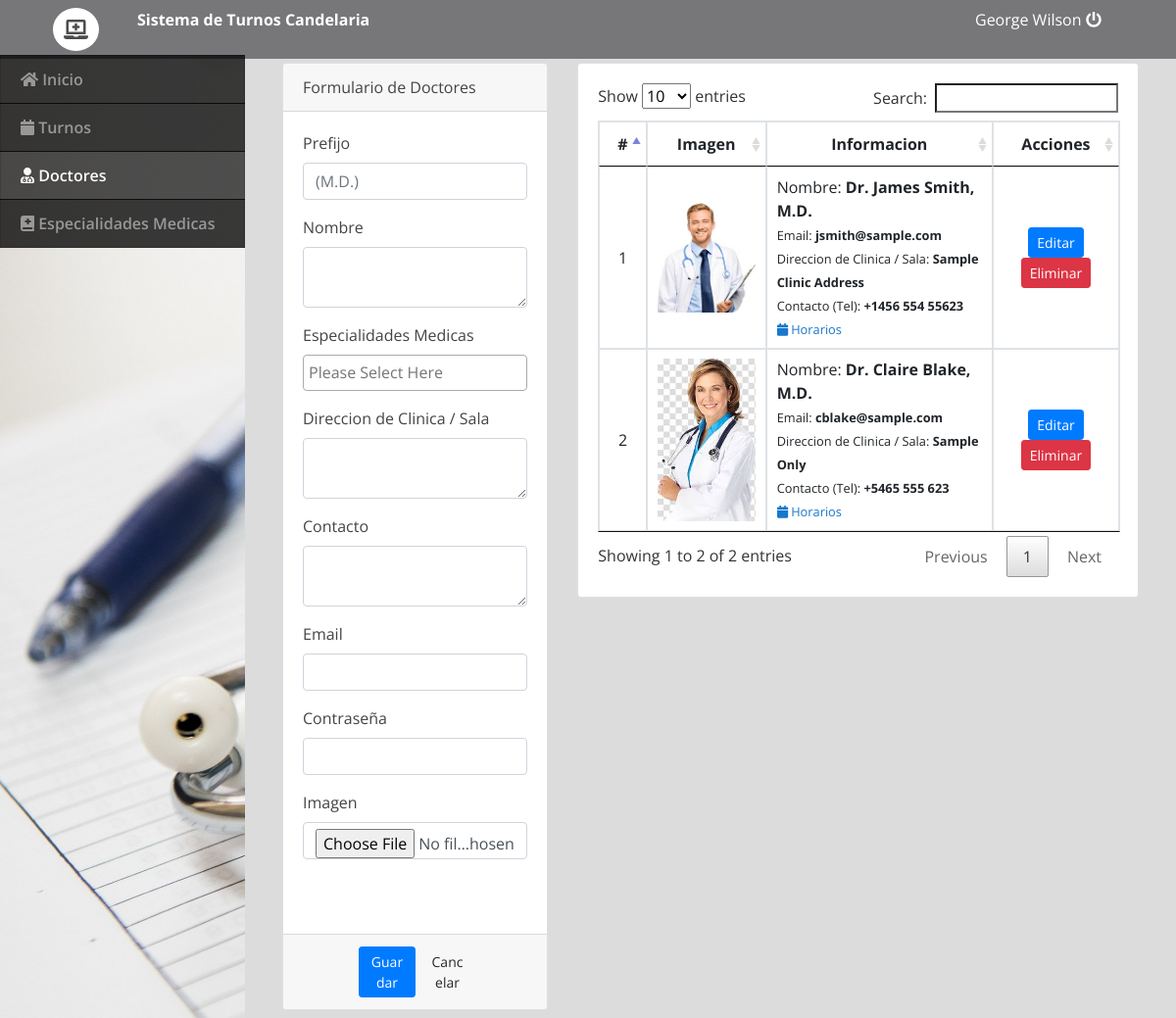
Screenshot of /admin/index.php?page=doctors (signed in) with the database file from the repository.
### tables this page shows
CREATE TABLE `doctors_list` (
  `id` int(30) NOT NULL,
  `name` text NOT NULL,
  `name_pref` varchar(100) NOT NULL,
  `clinic_address` text NOT NULL,
  `contact` text NOT NULL,
  `email` text NOT NULL,
  `specialty_ids` text NOT NULL,
  `img_path` text NOT NULL,
  `date_created` datetime NOT NULL DEFAULT current_timestamp()
);

### admin/doctors.php (the view, shortened to what this page needs)
<?php include('db_connect.php');?>
<div class="container-fluid">
	<div class="col-lg-12">
		<div class="row">
			<div class="col-md-4">
			<form action="" id="manage-doctor">
				<div class="card">
					<div class="card-header">
						   Formulario de Doctores
				  	</div>
					<div class="card-body">
							<div class="form-group">
								<label for="" class="control-label">Prefijo</label>
								<input type="text" class="form-control" name="name_pref" placeholder="(M.D.)" required="">
							</div>
							<div class="form-group">
								<label class="control-label">Nombre</label>
								<textarea name="name" id="" cols="30" rows="2" class="form-control" required=""></textarea>
							</div>
							<div class="form-group">
								<label class="control-label">Especialidades Medicas</label>
							</div>
							<div class="form-group">
								<label class="control-label">Direccion de Clinica / Sala</label>
								<textarea name="clinic_address" id="" cols="30" rows="2" class="form-control" required=""></textarea>
							</div>
							<div class="form-group">
								<label for="" class="control-label">Contacto</label>
								<textarea name="contact" id="" cols="30" rows="2" class="form-control" required=""></textarea>
							</div>
							<div class="form-group">
								<label for="" class="control-label">Email</label>
								<input type="email" class="form-control" name="email" required="">
							</div>
							<div class="form-group">
								<label for="" class="control-label">Contraseña</label>
								<input type="password" class="form-control" name="password" >
							</div>
							<div class="form-group">
								<label for="" class="control-label">Imagen</label>
								<input type="file" class="form-control" name="img" onchange="displayImg(this,$(this))">
							</div>
							<div class="form-group">
							</div>
					</div>
					<div class="card-footer">
						<div class="row">
							<div class="col-md-12">
								<button class="btn btn-sm btn-primary col-sm-3 offset-md-3"> Guardar</button>
								<button class="btn btn-sm btn-default col-sm-3" type="button" onclick="_reset()"> Cancelar</button>
							</div>
						</div>
					</div>
				</div>
			</form>
			</div>
			<div class="col-md-8">
				<div class="card">
					<div class="card-body">
						<table class="table table-bordered table-hover">
							<thead>
								<tr>
									<th class="text-center">#</th>
									<th class="text-center">Imagen</th>
									<th class="text-center">Informacion</th>
									<th class="text-center">Acciones</th>
								</tr>
							</thead>
							<tbody>
								<?php
								$i = 1;
								$cats = $conn->query("SELECT * FROM doctors_list order by id asc");
								while($row=$cats->fetch_assoc()):
								?>
								<tr>
									<td class="text-center"><?php echo $i++ ?></td>
									<td class="text-center">
										<img src="../assets/img/<?php echo $row['img_path'] ?>" alt="">
									</td>
									<td class="">
										 <p>Nombre: <b><?php echo "Dr. ".$row['name'].', '.$row['name_pref'] ?></b></p>
										 <p><small>Email: <b><?php echo $row['email'] ?></b></small></p>
										 <p><small>Direccion de Clinica / Sala: <b><?php echo $row['clinic_address'] ?></b></small></p>
										 <p><small>Contacto (Tel): <b><?php echo $row['contact'] ?></b></small></p>
										 <p><small><a href="javascript:void(0)" class="view_schedule" data-id="<?php echo $row['id'] ?>" data-name="<?php echo "Dr. ".$row['name'].', '.$row['name_pref'] ?>"><i class='fa fa-calendar'></i> Horarios</a></b></small></p>
									</td>
									<td class="text-center">
										<button class="btn btn-sm btn-primary edit-doctor" type="button" data-id="<?php echo $row['id'] ?>" data-name="<?php echo $row['name'] ?>" data-name_pref="<?php echo $row['name_pref'] ?>" data-clinic_address="<?php echo $row['clinic_address'] ?>" data-contact="<?php echo $row['contact'] ?>"  data-img_path="<?php echo $row['img_path'] ?>" data-specialty_ids="<?php echo $row['specialty_ids'] ?>" data-email="<?php echo $row['email'] ?>">Editar</button>
										<button class="btn btn-sm btn-danger delete_doctor" type="button" data-id="<?php echo $row['id'] ?>">Eliminar</button>
									</td>
								</tr>
								<?php endwhile; ?>
							</tbody>
						</table>
					</div>
				</div>
			</div>
		</div>
	</div>
</div>

### admin/assets/css/style.css (style rules this page uses)
body { font-family: "Open Sans", sans-serif; color: #444444; width: 100%; height: calc(100%); }
a { color: #1977cc; }

### admin/index.php (style rules this page uses)
body { background: #80808045; }

### admin/doctors.php (style rules this page uses)
td { vertical-align: middle !important; }
td p { margin: unset }
img { max-width:100px; max-height: :150px; }

### rows the page displays
doctors_list: img_path (picture), name "James Smith", name_pref "M.D.", email "jsmith@sample.com", clinic_address "Sample Clinic Address", contact "+1456 554 55623"
doctors_list: img_path (picture), name "Claire Blake", name_pref "M.D.", email "cblake@sample.com", clinic_address "Sample Only", contact "+5465 555 623"

### other values shown
$_SESSION['login_name'] "George Wilson"
